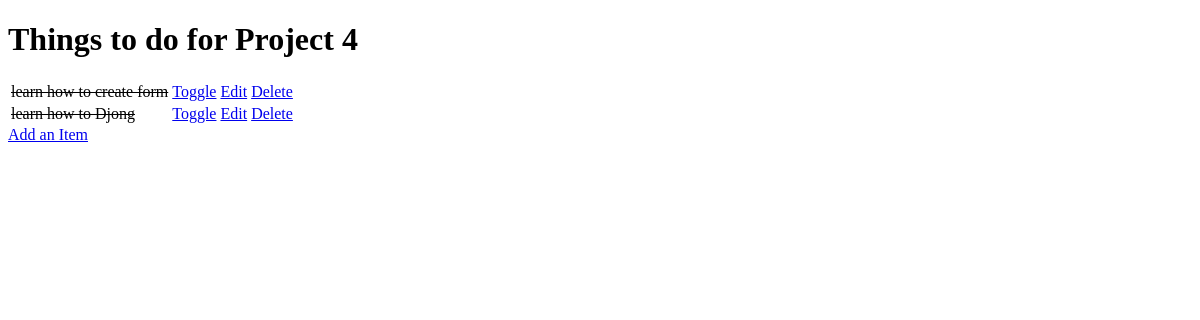
The app's page /, older data.
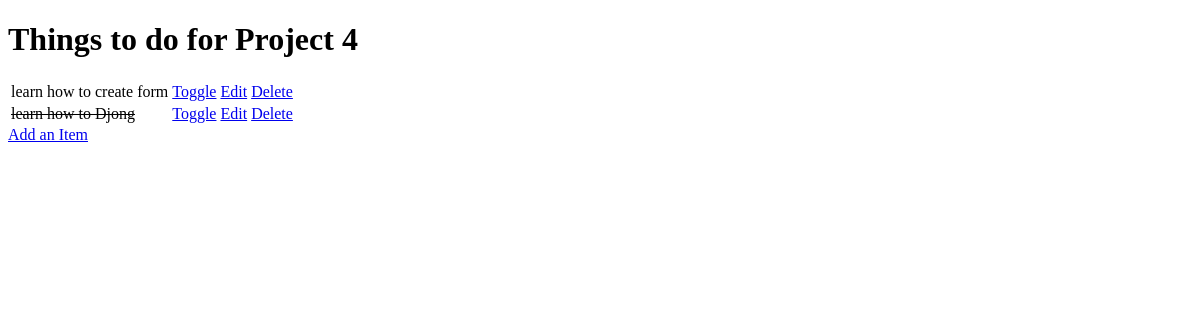
The same page, newer data.
### todo/models.py (models this page shows, shortened)
class Item(models.Model):
    name = models.CharField(max_length=50, null=False, blank=False)
    done = models.BooleanField(null=False, blank=False)

### todo/views.py (the view)
# urls.py: path('', views.get_todo_list, name='get_todo_list'),
def get_todo_list(request):
    items = Item.objects.all()
    context = {
        'items': items
    }
    return render(request, 'todo/todo_list.html', context)

### todo/templates/todo/todo_list.html (shortened to what this page needs)
<!DOCTYPE html>
<html lang="en">
  <head>
  </head>
  <body>
    <h1>Things to do for Project 4</h1>
    <table>
      {% for item in items %}
      <tr>
        {% if item.done %}
        <td><strike>{{ item.name }}</strike></td>
        {% else %}
        <td>{{ item.name }}</td>
        {% endif %}
        <td>
          <a href="/toggle/{{ item.id }}"> Toggle </a>
        </td>
        <td>
          <a href="/edit/{{ item.id }}"> Edit </a>
        </td>
        <td>
          <a href="/delete/{{ item.id }}"> Delete </a>
        </td>
      </tr>
      {% empty %}
      <tr>
        <td>You have nothing to do</td>
      </tr>
      {% endfor %}
    </table>
    <a href="/add">Add an Item</a>
  </body>
</html>

Row changes from the older to the newer data that the page shows:
changed Item "learn how to create form": done True → False (drawn)
